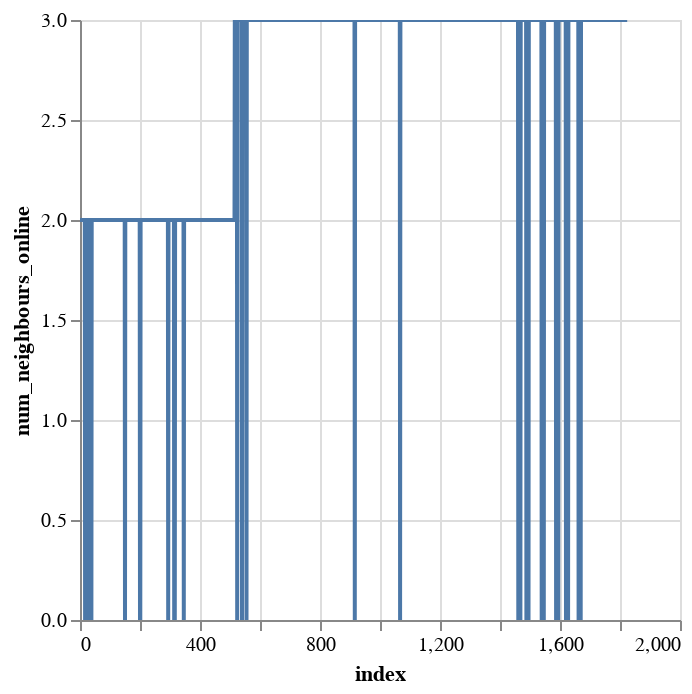

Notebook source saved alongside this figure:
### Code cell
all_data_num_neighbours["num_neighbours_online"].plot.line()

### Figure 1 — Vega-Lite specification as saved in the notebook (floating-point values rounded to 4 significant figures; data arrays with more than 128 entries replaced by an {"elided": "..."} marker saying what was removed)
{"config": {"view": {"continuousWidth": 300, "continuousHeight": 300}}, "data": {"name": "data-f94ef14d746a3513ced8ac3fbb7549fa"}, "mark": {"type": "line", "tooltip": true}, "encoding": {"x": {"field": "index", "type": "quantitative"}, "y": {"field": "num_neighbours_online", "type": "quantitative"}}, "params": [{"name": "param_1", "select": {"type": "interval", "encodings": ["x", "y"]}, "bind": "scales"}], "$schema": "https://vega.github.io/schema/vega-lite/v5.20.1.json", "datasets": {"data-f94ef14d746a3513ced8ac3fbb7549fa": {"elided": "1825 records"}}}
